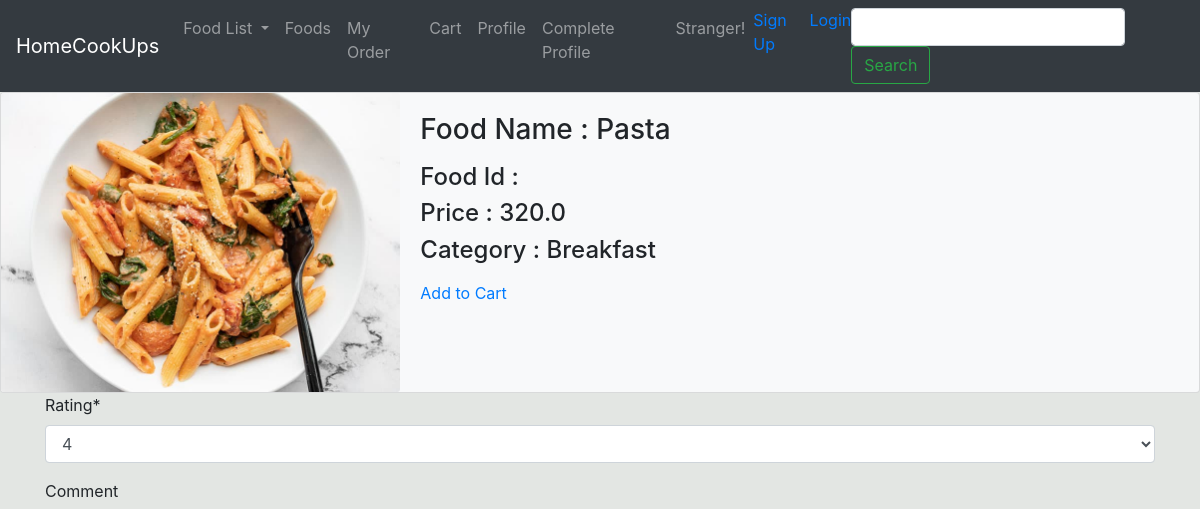
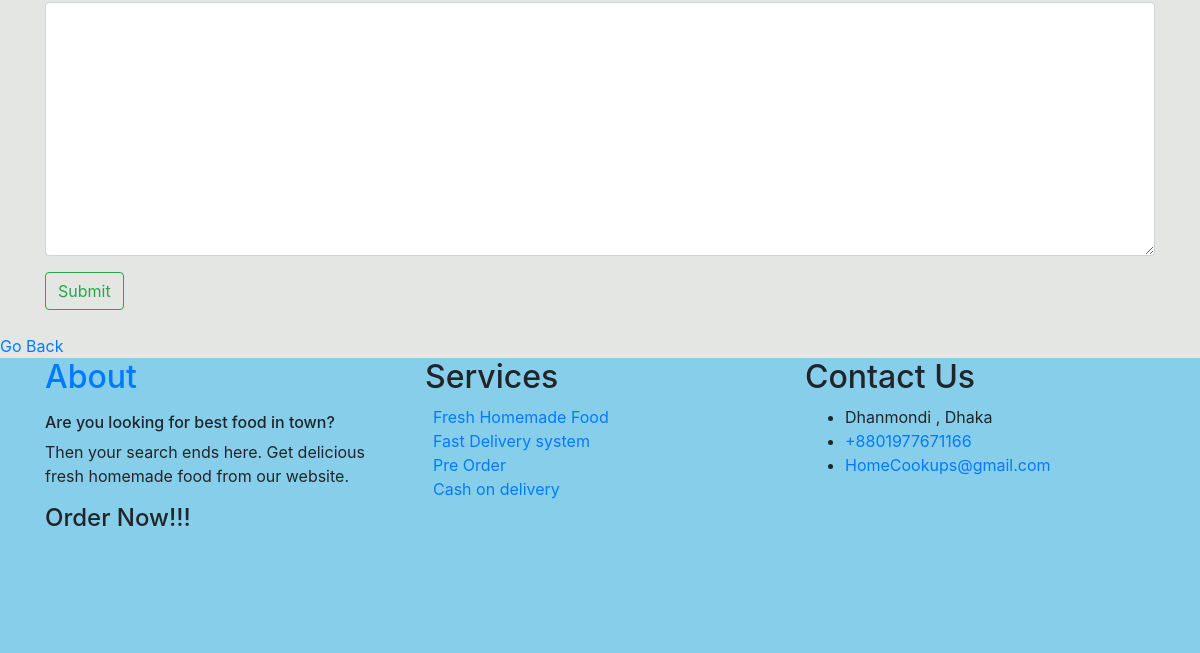
The app's page /Food/3, older data (2 pictures, top to bottom).
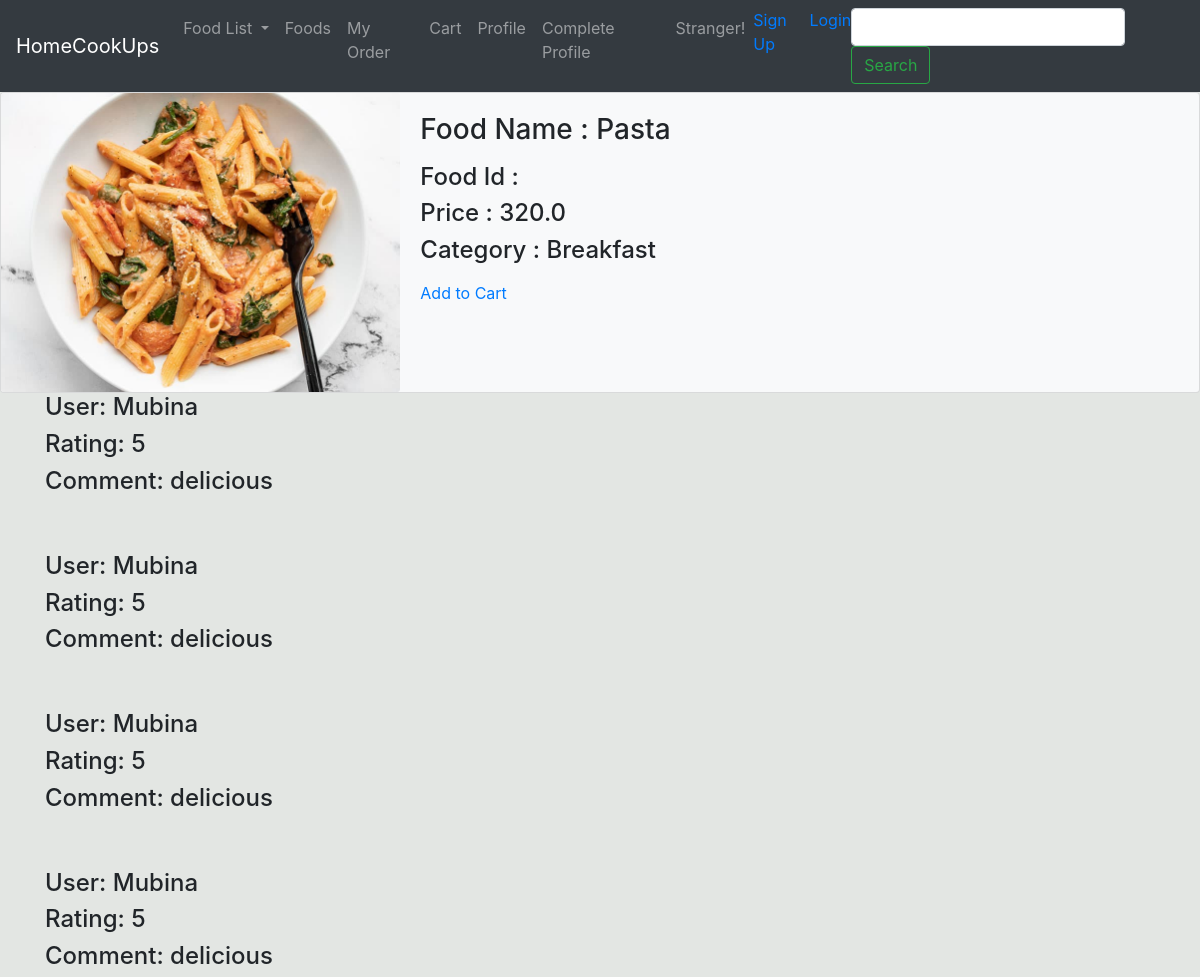
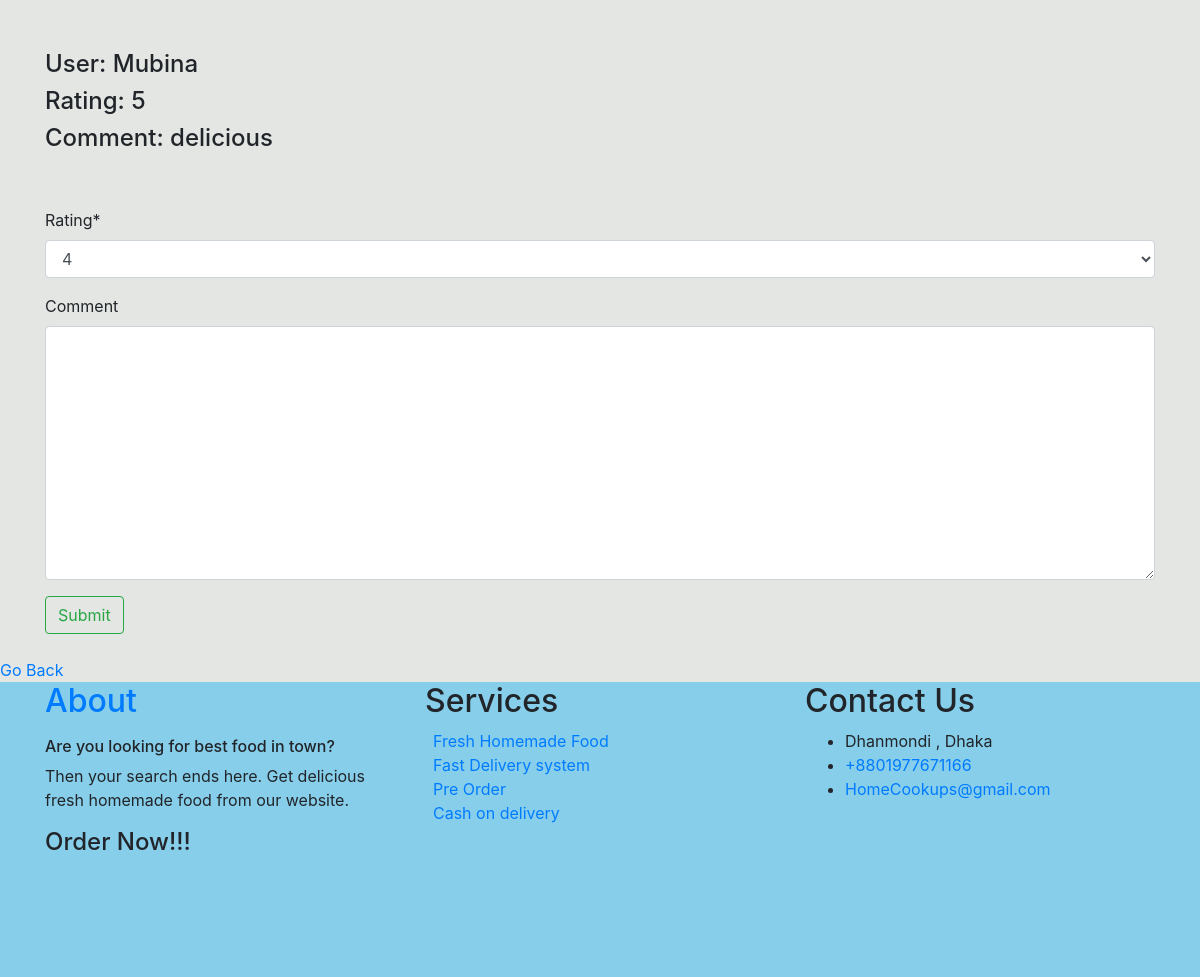
The same page, newer data (2 pictures, top to bottom).
### FoodManagement/models.py (models this page shows, shortened)
class Review(models.Model):
    RATING_OPTIONS = (
        ('1', '1'),
        ('2', '2'),
        ('3', '3'),
        ('4', '4'),
        ('5', '5')
    )
    rating = models.CharField(max_length=10, choices = RATING_OPTIONS, default='4')
    comment = models.TextField(blank=True, null=True)
    user = models.ForeignKey(User, on_delete=models.CASCADE, null=True, blank=True)

### FoodManagement/views.py (the view, shortened to what this page needs)
# urls.py: path('Food/<int:Food_id>', food_views.showDetails, name='Food_Details'),
def showDetails(request, Food_id):
    searched_food = get_object_or_404(Food, id=Food_id)
    form = ReviewForm()
    context = {
        'search': searched_food,
        'form': form
    }
    return render(request, 'FoodManagement/detail_product_view.html', context)

### FoodManagement/forms.py
class ReviewForm(forms.ModelForm):
    class Meta:
        model = Review
        fields = ('rating', 'comment')

### templates/FoodManagement/detail_product_view.html (shortened to what this page needs)
{% extends 'customer_base.html' %}
{% load crispy_forms_tags %}
{% block content  %}
        <div class="card bg-light mb-2`" >
          <div class="row no-gutters">
            <div class="col-md-4">
              <img src="{{ search.Food_Image.url }}" class="card-img"  alt="...">
            </div>
            <div class="col-md-8">
              <div class="card-body">
                <h3 class="card-title">Food Name : {{ search.Food_Name }}</h3>
                <p class="card-text">
                    <h4> Food Id : {{ search.Food_id }}</h4>
                  <h4> Price : {{ search.Food_Price}}</h4>
                  <h4>Category : {{ search.Food_Category }} </h4>
                </p>
                  <a href="{% url 'update-cart' search.id  %}" >Add to Cart</a>
              </div>
            </div>
          </div>
        </div>
    <div class="container">
        {% for review in search.reviews.all %}
            <h4>User: {{ review.user.username }}</h4>
            <h4>Rating: {{ review.rating }}</h4>
            <h4>Comment: {{ review.comment }}</h4><br><br>
        {% endfor %}
    </div>
    <div class="container">
        <form method="POST">
            {{ form | crispy }}
          <button type="submit" class="btn btn-outline-success">Submit</button>
        </form>
    </div>
{% endblock content %}

Row changes from the older to the newer data that the page shows:
added Review: user.username "Mubina", rating "5", comment "delicious"
added Review: user.username "Mubina", rating "5", comment "delicious"
added Review: user.username "Mubina", rating "5", comment "delicious"
added Review: user.username "Mubina", rating "5", comment "delicious"
added Review: user.username "Mubina", rating "5", comment "delicious"
